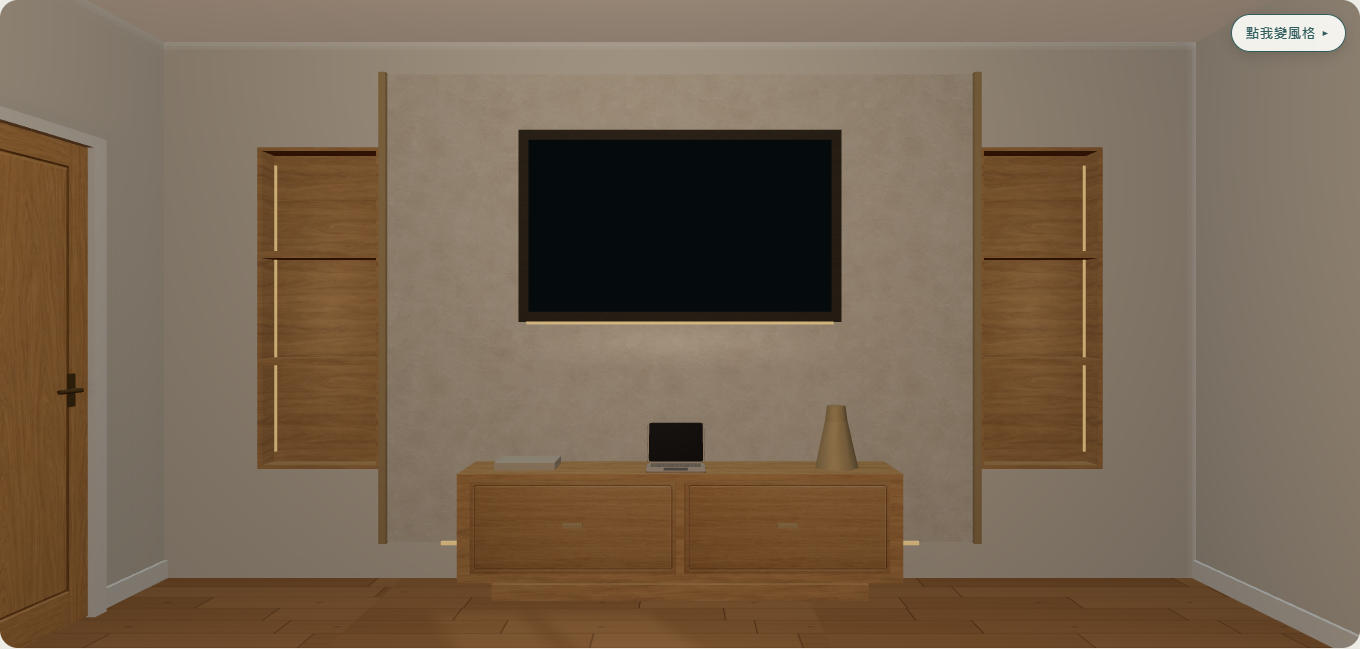
#> input picture docs/qa/roomverse-console-decor/before-rain-original-tv-1440.webp, 1360 x 649 px; its folder holds 6 pictures in this run
$ python compare.py
#> lines starting #> are read from the running program, lines starting #| are printed output that depends on the picture
from pathlib import Path
from PIL import Image,ImageChops,ImageDraw
import json
root=Path(__file__).resolve().parent;report=[]
def sheet(name,entries,cols,width):
#> called with name = 'before-after-1440.webp', cols = 2, width = 680
    ims=[(label,Image.open(root/file).convert('RGB')) for label,file in entries];h=max(round(im.height*width/im.width)for _,im in ims)
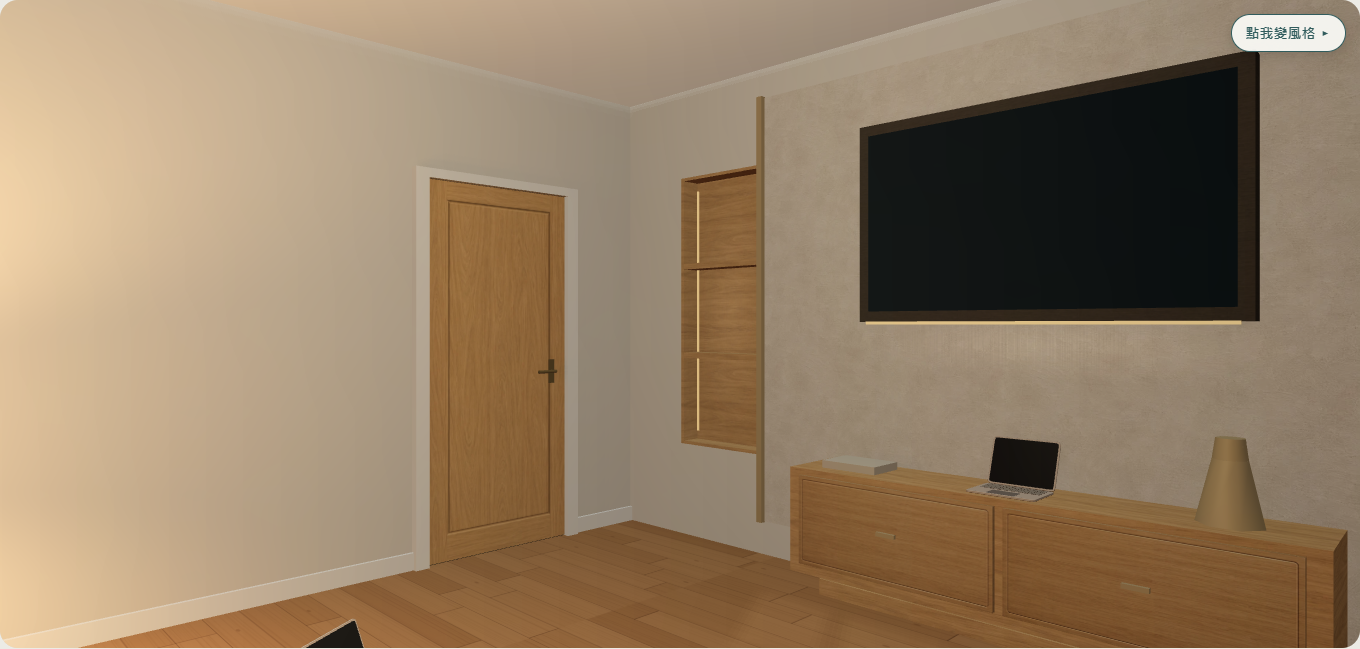
#> input picture docs/qa/roomverse-console-decor/before-rain-original-side-1440.webp, 1360 x 649 px
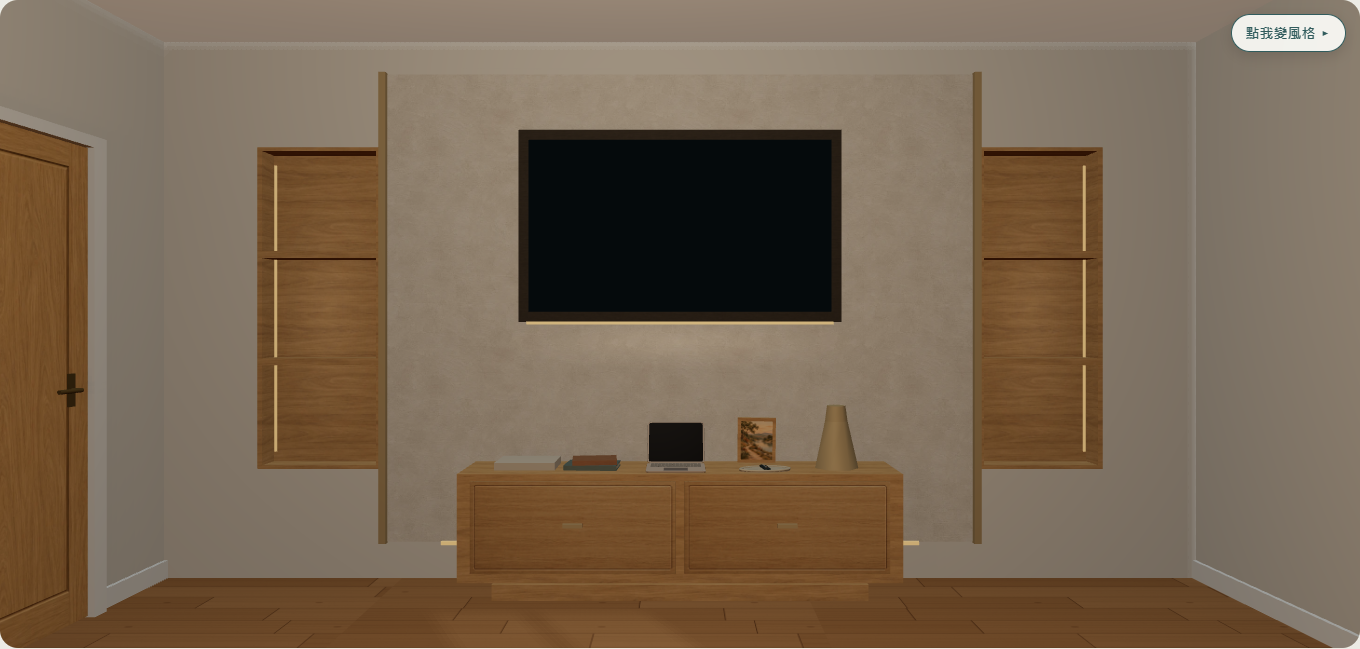
#> input picture docs/qa/roomverse-console-decor/after-rain-original-tv-1440.webp, 1360 x 649 px
    out=Image.new('RGB',(cols*width,((len(ims)+cols-1)//cols)*(h+28)),'#eee9df');d=ImageDraw.Draw(out)
    for i,(label,im)in enumerate(ims):
        x=(i%cols)*width;y=(i//cols)*(h+28);d.text((x+8,y+8),label,fill='black');im.thumbnail((width,h),Image.Resampling.LANCZOS);out.paste(im,(x,y+28))
    out.save(root/name,'WEBP',quality=90)
for width in[1440,390]:
#> (the run stopped early here; a loop or call above may not have finished)
